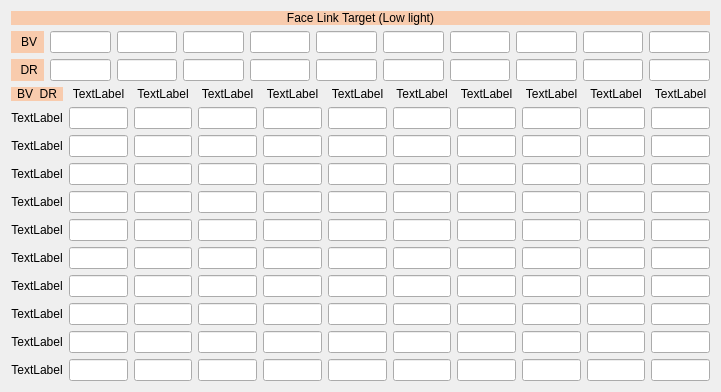
  <widget class="QWidget" name="layoutWidget">
   <property name="geometry">
    <rect>
     <x>780</x>
     <y>20</y>
     <width>721</width>
     <height>391</height>
    </rect>
   </property>
   <layout class="QVBoxLayout" name="verticalLayout_3">
    <item>
     <layout class="QGridLayout" name="gridLayout_5">
      <item row="1" column="2">
       <widget class="QLineEdit" name="lineEdit_241"/>
      </item>
      <item row="1" column="0">
       <widget class="QLabel" name="label_49">
        <property name="styleSheet">
         <string notr="true">background:rgb(248, 203, 173); </string>
        </property>
        <property name="text">
         <string>   BV  </string>
        </property>
        <property name="alignment">
         <set>Qt::AlignCenter</set>
        </property>
       </widget>
      </item>
      <item row="1" column="3">
       <widget class="QLineEdit" name="lineEdit_242"/>
      </item>
      <item row="2" column="0">
       <widget class="QLabel" name="label_50">
        <property name="styleSheet">
         <string notr="true">background:rgb(248, 203, 173); </string>
        </property>
        <property name="text">
         <string> DR</string>
        </property>
        <property name="alignment">
         <set>Qt::AlignCenter</set>
        </property>
       </widget>
      </item>
      <item row="1" column="6">
       <widget class="QLineEdit" name="lineEdit_243"/>
      </item>
      <item row="1" column="8">
       <widget class="QLineEdit" name="lineEdit_244"/>
      </item>
      <item row="1" column="5">
       <widget class="QLineEdit" name="lineEdit_245"/>
      </item>
      <item row="1" column="10">
       <widget class="QLineEdit" name="lineEdit_246"/>
      </item>
      <item row="1" column="4">
       <widget class="QLineEdit" name="lineEdit_247"/>
      </item>
      <item row="1" column="9">
       <widget class="QLineEdit" name="lineEdit_248"/>
      </item>
      <item row="1" column="7">
       <widget class="QLineEdit" name="lineEdit_249"/>
      </item>
      <item row="1" column="1">
       <widget class="QLineEdit" name="lineEdit_250"/>
      </item>
      <item row="2" column="1">
       <widget class="QLineEdit" name="lineEdit_251"/>
      </item>
      <item row="2" column="2">
       <widget class="QLineEdit" name="lineEdit_252"/>
      </item>
      <item row="2" column="3">
       <widget class="QLineEdit" name="lineEdit_253"/>
      </item>
      <item row="2" column="4">
       <widget class="QLineEdit" name="lineEdit_254"/>
      </item>
      <item row="2" column="5">
       <widget class="QLineEdit" name="lineEdit_255"/>
      </item>
      <item row="2" column="6">
       <widget class="QLineEdit" name="lineEdit_256"/>
      </item>
      <item row="2" column="7">
       <widget class="QLineEdit" name="lineEdit_257"/>
      </item>
      <item row="2" column="8">
       <widget class="QLineEdit" name="lineEdit_258"/>
      </item>
      <item row="2" column="9">
       <widget class="QLineEdit" name="lineEdit_259"/>
      </item>
      <item row="2" column="10">
       <widget class="QLineEdit" name="lineEdit_260"/>
      </item>
      <item row="0" column="0" colspan="11">
       <widget class="QLabel" name="label_51">
        <property name="styleSheet">
         <string notr="true">background:rgb(248, 203, 173); </string>
        </property>
        <property name="text">
         <string>Face Link Target (Low light)</string>
        </property>
        <property name="alignment">
         <set>Qt::AlignCenter</set>
        </property>
       </widget>
      </item>
     </layout>
    </item>
    <item>
     <layout class="QGridLayout" name="gridLayout_6">
      <item row="10" column="3">
       <widget class="QLineEdit" name="lineEdit_261"/>
      </item>
      <item row="5" column="2">
       <widget class="QLineEdit" name="lineEdit_262"/>
      </item>
      <item row="3" column="2">
       <widget class="QLineEdit" name="lineEdit_263"/>
      </item>
      <item row="4" column="2">
       <widget class="QLineEdit" name="lineEdit_264"/>
      </item>
      <item row="6" column="2">
       <widget class="QLineEdit" name="lineEdit_265"/>
      </item>
      <item row="8" column="2">
       <widget class="QLineEdit" name="lineEdit_266"/>
      </item>
      <item row="7" column="3">
       <widget class="QLineEdit" name="lineEdit_267"/>
      </item>
      <item row="10" column="2">
       <widget class="QLineEdit" name="lineEdit_268"/>
      </item>
      <item row="1" column="3">
       <widget class="QLineEdit" name="lineEdit_269"/>
      </item>
      <item row="2" column="6">
       <widget class="QLineEdit" name="lineEdit_270"/>
      </item>
      <item row="1" column="9">
       <widget class="QLineEdit" name="lineEdit_271"/>
      </item>
      <item row="1" column="10">
       <widget class="QLineEdit" name="lineEdit_272"/>
      </item>
      <item row="1" column="8">
       <widget class="QLineEdit" name="lineEdit_273"/>
      </item>
      <item row="1" column="0">
       <widget class="QLabel" name="label_52">
        <property name="text">
         <string>TextLabel</string>
        </property>
        <property name="alignment">
         <set>Qt::AlignCenter</set>
        </property>
       </widget>
      </item>
      <item row="2" column="0">
       <widget class="QLabel" name="label_53">
        <property name="text">
         <string>TextLabel</string>
        </property>
        <property name="alignment">
         <set>Qt::AlignCenter</set>
        </property>
       </widget>
      </item>
      <item row="1" column="2">
       <widget class="QLineEdit" name="lineEdit_274"/>
      </item>
      <item row="1" column="7">
       <widget class="QLineEdit" name="lineEdit_275"/>
      </item>
      <item row="1" column="6">
       <widget class="QLineEdit" name="lineEdit_276"/>
      </item>
      <item row="1" column="5">
       <widget class="QLineEdit" name="lineEdit_277"/>
      </item>
      <item row="2" column="2">
       <widget class="QLineEdit" name="lineEdit_278"/>
      </item>
      <item row="9" column="3">
       <widget class="QLineEdit" name="lineEdit_279"/>
      </item>
      <item row="1" column="4">
       <widget class="QLineEdit" name="lineEdit_280"/>
      </item>
      <item row="8" column="3">
       <widget class="QLineEdit" name="lineEdit_281"/>
      </item>
      <item row="2" column="3">
       <widget class="QLineEdit" name="lineEdit_282"/>
      </item>
      <item row="3" column="1">
       <widget class="QLineEdit" name="lineEdit_283"/>
      </item>
      <item row="4" column="1">
       <widget class="QLineEdit" name="lineEdit_284"/>
      </item>
      <item row="1" column="1">
       <widget class="QLineEdit" name="lineEdit_285"/>
      </item>
      <item row="2" column="1">
       <widget class="QLineEdit" name="lineEdit_286"/>
      </item>
      <item row="6" column="1">
       <widget class="QLineEdit" name="lineEdit_287"/>
      </item>
      <item row="7" column="1">
       <widget class="QLineEdit" name="lineEdit_288"/>
      </item>
      <item row="7" column="2">
       <widget class="QLineEdit" name="lineEdit_289"/>
      </item>
      <item row="9" column="2">
       <widget class="QLineEdit" name="lineEdit_290"/>
      </item>
      <item row="9" column="1">
       <widget class="QLineEdit" name="lineEdit_291"/>
      </item>
      <item row="10" column="1">
       <widget class="QLineEdit" name="lineEdit_292"/>
      </item>
      <item row="8" column="1">
       <widget class="QLineEdit" name="lineEdit_293"/>
      </item>
      <item row="3" column="10">
       <widget class="QLineEdit" name="lineEdit_294"/>
      </item>
      <item row="2" column="7">
       <widget class="QLineEdit" name="lineEdit_295"/>
      </item>
      <item row="2" column="8">
       <widget class="QLineEdit" name="lineEdit_296"/>
      </item>
      <item row="3" column="7">
       <widget class="QLineEdit" name="lineEdit_297"/>
      </item>
      <item row="3" column="8">
       <widget class="QLineEdit" name="lineEdit_298"/>
      </item>
      <item row="2" column="5">
       <widget class="QLineEdit" name="lineEdit_299"/>
      </item>
      <item row="3" column="6">
       <widget class="QLineEdit" name="lineEdit_300"/>
      </item>
      <item row="2" column="10">
       <widget class="QLineEdit" name="lineEdit_301"/>
      </item>
      <item row="3" column="5">
       <widget class="QLineEdit" name="lineEdit_302"/>
      </item>
      <item row="2" column="9">
       <widget class="QLineEdit" name="lineEdit_303"/>
      </item>
      <item row="2" column="4">
       <widget class="QLineEdit" name="lineEdit_304"/>
      </item>
      <item row="3" column="4">
       <widget class="QLineEdit" name="lineEdit_305"/>
      </item>
      <item row="3" column="9">
       <widget class="QLineEdit" name="lineEdit_306"/>
      </item>
      <item row="6" column="3">
       <widget class="QLineEdit" name="lineEdit_307"/>
      </item>
      <item row="5" column="3">
       <widget class="QLineEdit" name="lineEdit_308"/>
      </item>
      <item row="4" column="3">
       <widget class="QLineEdit" name="lineEdit_309"/>
      </item>
      <item row="5" column="1">
       <widget class="QLineEdit" name="lineEdit_310"/>
      </item>
      <item row="3" column="3">
       <widget class="QLineEdit" name="lineEdit_311"/>
      </item>
      <item row="10" column="6">
       <widget class="QLineEdit" name="lineEdit_312"/>
      </item>
      <item row="10" column="8">
       <widget class="QLineEdit" name="lineEdit_313"/>
      </item>
      <item row="4" column="0">
       <widget class="QLabel" name="label_54">
        <property name="text">
         <string>TextLabel</string>
        </property>
        <property name="alignment">
         <set>Qt::AlignCenter</set>
        </property>
       </widget>
      </item>
      <item row="10" column="5">
       <widget class="QLineEdit" name="lineEdit_314"/>
      </item>
      <item row="10" column="10">
       <widget class="QLineEdit" name="lineEdit_315"/>
      </item>
      <item row="10" column="9">
       <widget class="QLineEdit" name="lineEdit_316"/>
      </item>
      <item row="10" column="7">
       <widget class="QLineEdit" name="lineEdit_317"/>
      </item>
      <item row="10" column="4">
       <widget class="QLineEdit" name="lineEdit_318"/>
      </item>
      <item row="5" column="0">
       <widget class="QLabel" name="label_55">
        <property name="text">
         <string>TextLabel</string>
        </property>
        <property name="alignment">
         <set>Qt::AlignCenter</set>
        </property>
       </widget>
      </item>
      <item row="9" column="0">
       <widget class="QLabel" name="label_56">
        <property name="text">
         <string>TextLabel</string>
        </property>
        <property name="alignment">
         <set>Qt::AlignCenter</set>
        </property>
       </widget>
      </item>
      <item row="6" column="0">
       <widget class="QLabel" name="label_57">
        <property name="text">
         <string>TextLabel</string>
        </property>
        <property name="alignment">
         <set>Qt::AlignCenter</set>
        </property>
       </widget>
      </item>
      <item row="8" column="0">
       <widget class="QLabel" name="label_58">
        <property name="text">
         <string>TextLabel</string>
        </property>
        <property name="alignment">
         <set>Qt::AlignCenter</set>
        </property>
       </widget>
      </item>
      <item row="7" column="0">
       <widget class="QLabel" name="label_59">
        <property name="text">
         <string>TextLabel</string>
        </property>
        <property name="alignment">
         <set>Qt::AlignCenter</set>
        </property>
       </widget>
      </item>
      <item row="10" column="0">
       <widget class="QLabel" name="label_60">
        <property name="text">
         <string>TextLabel</string>
        </property>
        <property name="alignment">
         <set>Qt::AlignCenter</set>
        </property>
       </widget>
      </item>
      <item row="4" column="8">
       <widget class="QLineEdit" name="lineEdit_319"/>
      </item>
      <item row="4" column="5">
       <widget class="QLineEdit" name="lineEdit_320"/>
      </item>
      <item row="4" column="7">
       <widget class="QLineEdit" name="lineEdit_321"/>
      </item>
      <item row="4" column="9">
       <widget class="QLineEdit" name="lineEdit_322"/>
      </item>
      <item row="4" column="4">
       <widget class="QLineEdit" name="lineEdit_323"/>
      </item>
      <item row="4" column="6">
       <widget class="QLineEdit" name="lineEdit_324"/>
      </item>
      <item row="4" column="10">
       <widget class="QLineEdit" name="lineEdit_325"/>
      </item>
      <item row="5" column="4">
       <widget class="QLineEdit" name="lineEdit_326"/>
      </item>
      <item row="5" column="7">
       <widget class="QLineEdit" name="lineEdit_327"/>
      </item>
      <item row="5" column="9">
       <widget class="QLineEdit" name="lineEdit_328"/>
      </item>
      <item row="5" column="10">
       <widget class="QLineEdit" name="lineEdit_329"/>
      </item>
      <item row="5" column="6">
       <widget class="QLineEdit" name="lineEdit_330"/>
      </item>
      <item row="5" column="8">
       <widget class="QLineEdit" name="lineEdit_331"/>
      </item>
      <item row="5" column="5">
       <widget class="QLineEdit" name="lineEdit_332"/>
      </item>
      <item row="6" column="9">
       <widget class="QLineEdit" name="lineEdit_333"/>
      </item>
      <item row="3" column="0">
       <widget class="QLabel" name="label_61">
        <property name="text">
         <string>TextLabel</string>
        </property>
        <property name="alignment">
         <set>Qt::AlignCenter</set>
        </property>
       </widget>
      </item>
      <item row="6" column="6">
       <widget class="QLineEdit" name="lineEdit_334"/>
      </item>
      <item row="6" column="4">
       <widget class="QLineEdit" name="lineEdit_335"/>
      </item>
      <item row="6" column="5">
       <widget class="QLineEdit" name="lineEdit_336"/>
      </item>
      <item row="6" column="7">
       <widget class="QLineEdit" name="lineEdit_337"/>
      </item>
      <item row="6" column="8">
       <widget class="QLineEdit" name="lineEdit_338"/>
      </item>
      <item row="7" column="4">
       <widget class="QLineEdit" name="lineEdit_339"/>
      </item>
      <item row="6" column="10">
       <widget class="QLineEdit" name="lineEdit_340"/>
      </item>
      <item row="7" column="5">
       <widget class="QLineEdit" name="lineEdit_341"/>
      </item>
      <item row="7" column="10">
       <widget class="QLineEdit" name="lineEdit_342"/>
      </item>
      <item row="7" column="9">
       <widget class="QLineEdit" name="lineEdit_343"/>
      </item>
      <item row="7" column="6">
       <widget class="QLineEdit" name="lineEdit_344"/>
      </item>
      <item row="7" column="7">
       <widget class="QLineEdit" name="lineEdit_345"/>
      </item>
      <item row="7" column="8">
       <widget class="QLineEdit" name="lineEdit_346"/>
      </item>
      <item row="8" column="5">
       <widget class="QLineEdit" name="lineEdit_347"/>
      </item>
      <item row="8" column="7">
       <widget class="QLineEdit" name="lineEdit_348"/>
      </item>
      <item row="8" column="8">
       <widget class="QLineEdit" name="lineEdit_349"/>
      </item>
      <item row="8" column="4">
       <widget class="QLineEdit" name="lineEdit_350"/>
      </item>
      <item row="8" column="6">
       <widget class="QLineEdit" name="lineEdit_351"/>
      </item>
      <item row="8" column="9">
       <widget class="QLineEdit" name="lineEdit_352"/>
      </item>
      <item row="8" column="10">
       <widget class="QLineEdit" name="lineEdit_353"/>
      </item>
      <item row="9" column="5">
       <widget class="QLineEdit" name="lineEdit_354"/>
      </item>
      <item row="9" column="4">
       <widget class="QLineEdit" name="lineEdit_355"/>
      </item>
      <item row="9" column="7">
       <widget class="QLineEdit" name="lineEdit_356"/>
      </item>
      <item row="9" column="6">
       <widget class="QLineEdit" name="lineEdit_357"/>
      </item>
      <item row="9" column="8">
       <widget class="QLineEdit" name="lineEdit_358"/>
      </item>
      <item row="9" column="9">
       <widget class="QLineEdit" name="lineEdit_359"/>
      </item>
      <item row="9" column="10">
       <widget class="QLineEdit" name="lineEdit_360"/>
      </item>
      <item row="0" column="0">
       <widget class="QLabel" name="label_62">
        <property name="styleSheet">
         <string notr="true">background:rgb(248, 203, 173); </string>
        </property>
        <property name="text">
         <string>BV  DR</string>
        </property>
        <property name="alignment">
         <set>Qt::AlignCenter</set>
        </property>
       </widget>
      </item>
      <item row="0" column="1">
       <widget class="QLabel" name="label_63">
        <property name="sizePolicy">
         <sizepolicy hsizetype="Preferred" vsizetype="Maximum">
          <horstretch>0</horstretch>
          <verstretch>0</verstretch>
         </sizepolicy>
        </property>
        <property name="text">
         <string>TextLabel</string>
        </property>
        <property name="alignment">
         <set>Qt::AlignCenter</set>
        </property>
       </widget>
      </item>
      <item row="0" column="2">
       <widget class="QLabel" name="label_64">
        <property name="text">
         <string>TextLabel</string>
        </property>
        <property name="alignment">
         <set>Qt::AlignCenter</set>
        </property>
       </widget>
      </item>
      <item row="0" column="3">
       <widget class="QLabel" name="label_65">
        <property name="text">
         <string>TextLabel</string>
        </property>
        <property name="alignment">
         <set>Qt::AlignCenter</set>
        </property>
       </widget>
      </item>
      <item row="0" column="4">
       <widget class="QLabel" name="label_66">
        <property name="text">
         <string>TextLabel</string>
        </property>
        <property name="alignment">
         <set>Qt::AlignCenter</set>
        </property>
       </widget>
      </item>
      <item row="0" column="5">
       <widget class="QLabel" name="label_67">
        <property name="enabled">
         <bool>true</bool>
        </property>
        <property name="text">
         <string>TextLabel</string>
        </property>
        <property name="alignment">
         <set>Qt::AlignCenter</set>
        </property>
       </widget>
      </item>
      <item row="0" column="6">
       <widget class="QLabel" name="label_68">
        <property name="enabled">
         <bool>true</bool>
        </property>
        <property name="text">
         <string>TextLabel</string>
        </property>
        <property name="alignment">
         <set>Qt::AlignCenter</set>
        </property>
       </widget>
      </item>
      <item row="0" column="7">
       <widget class="QLabel" name="label_69">
        <property name="text">
         <string>TextLabel</string>
        </property>
        <property name="alignment">
         <set>Qt::AlignCenter</set>
        </property>
       </widget>
      </item>
      <item row="0" column="8">
       <widget class="QLabel" name="label_70">
        <property name="text">
         <string>TextLabel</string>
        </property>
        <property name="alignment">
         <set>Qt::AlignCenter</set>
        </property>
       </widget>
      </item>
      <item row="0" column="9">
       <widget class="QLabel" name="label_71">
        <property name="text">
         <string>TextLabel</string>
        </property>
        <property name="alignment">
         <set>Qt::AlignCenter</set>
        </property>
       </widget>
      </item>
      <item row="0" column="10">
       <widget class="QLabel" name="label_72">
        <property name="text">
         <string>TextLabel</string>
        </property>
        <property name="alignment">
         <set>Qt::AlignCenter</set>
        </property>
       </widget>
      </item>
     </layout>
    </item>
   </layout>
  </widget>
